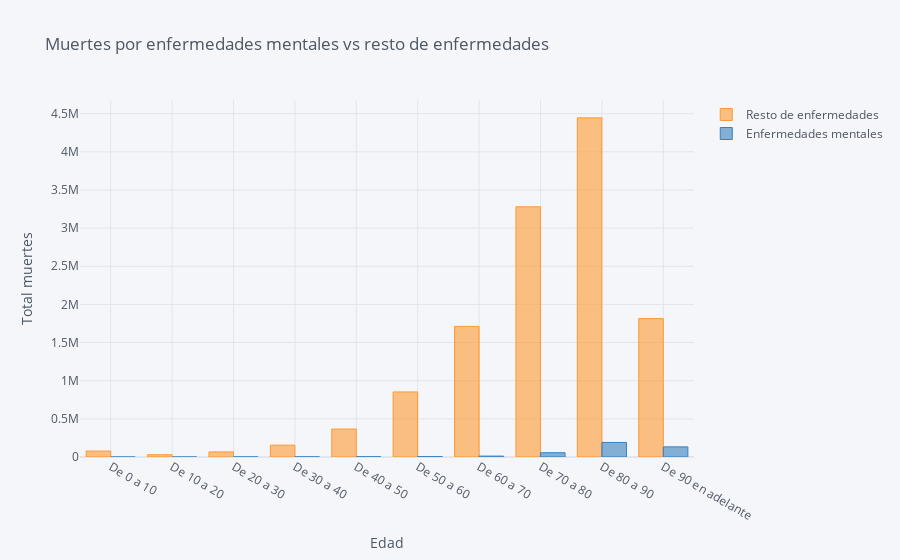

Write notebook code for a chart like this one.
### Code cell
dataset_bar=dataset_filtrado

dataset_bar.iplot(kind='bar',
                  x='Edad',
                  xTitle='Edad',
                  yTitle='Total muertes',
                  title='Muertes por enfermedades mentales vs resto de enfermedades')

### Figure 1 — Plotly figure (JSON) as saved in the notebook; plotly's stock layout.template omitted (floating-point values rounded to 4 significant figures)
{"data": [{"marker": {"color": "rgba(255, 153, 51, 0.6)", "line": {"color": "rgba(255, 153, 51, 1.0)", "width": 1}}, "name": "Resto de enfermedades", "orientation": "v", "text": "", "type": "bar", "x": ["De 0 a 10", "De 10 a 20", "De 20 a 30", "De 30 a 40", "De 40 a 50", "De 50 a 60", "De 60 a 70", "De 70 a 80", "De 80 a 90", "De 90 en adelante"], "y": [78077, 29929, 66823, 155041, 366812, 852927, 1712007, 3279819, 4445661, 1814050]}, {"marker": {"color": "rgba(55, 128, 191, 0.6)", "line": {"color": "rgba(55, 128, 191, 1.0)", "width": 1}}, "name": "Enfermedades mentales", "orientation": "v", "text": "", "type": "bar", "x": ["De 0 a 10", "De 10 a 20", "De 20 a 30", "De 30 a 40", "De 40 a 50", "De 50 a 60", "De 60 a 70", "De 70 a 80", "De 80 a 90", "De 90 en adelante"], "y": [53, 244, 1032, 2033, 3360, 5190, 11736, 55939, 190615, 132666]}], "layout": {"legend": {"bgcolor": "#F5F6F9", "font": {"color": "#4D5663"}}, "paper_bgcolor": "#F5F6F9", "plot_bgcolor": "#F5F6F9", "title": {"font": {"color": "#4D5663"}, "text": "Muertes por enfermedades mentales vs resto de enfermedades"}, "xaxis": {"gridcolor": "#E1E5ED", "showgrid": true, "tickfont": {"color": "#4D5663"}, "title": {"font": {"color": "#4D5663"}, "text": "Edad"}, "zerolinecolor": "#E1E5ED"}, "yaxis": {"gridcolor": "#E1E5ED", "showgrid": true, "tickfont": {"color": "#4D5663"}, "title": {"font": {"color": "#4D5663"}, "text": "Total muertes"}, "zerolinecolor": "#E1E5ED"}}}
